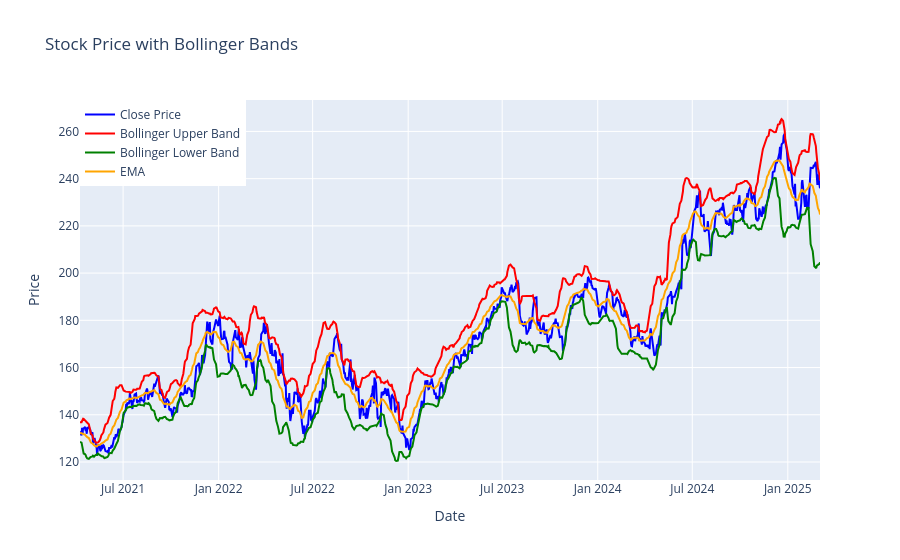

Notebook source saved alongside this figure:
### Code cell
sda.fetch_from_db_and_analyze()

### Figure 1 — Plotly figure (JSON) as saved in the notebook; plotly's stock layout.template omitted (floating-point values rounded to 4 significant figures; data arrays with more than 128 entries replaced by an {"elided": "..."} marker saying what was removed)
{"data": [{"line": {"color": "blue"}, "mode": "lines", "name": "Close Price", "type": "scatter", "x": {"elided": "980 str values"}, "y": {"elided": "980 float values"}}, {"line": {"color": "red"}, "mode": "lines", "name": "Bollinger Upper Band", "type": "scatter", "x": {"elided": "980 str values"}, "y": {"elided": "980 float values"}}, {"line": {"color": "green"}, "mode": "lines", "name": "Bollinger Lower Band", "type": "scatter", "x": {"elided": "980 str values"}, "y": {"elided": "980 float values"}}, {"line": {"color": "orange"}, "mode": "lines", "name": "EMA", "type": "scatter", "x": {"elided": "980 str values"}, "y": {"elided": "980 float values"}}], "layout": {"legend": {"x": 0, "y": 1}, "title": {"text": "Stock Price with Bollinger Bands"}, "xaxis": {"title": {"text": "Date"}}, "yaxis": {"title": {"text": "Price"}}}}
